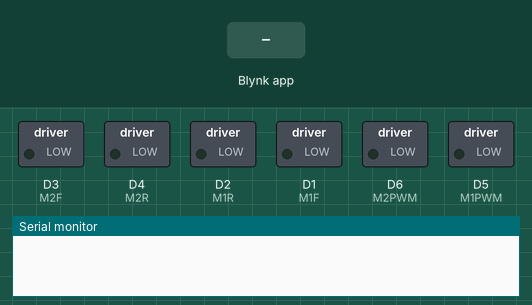
The sketch below on a simulated ESP8266 (NodeMCU). Shown: switched loads named in the sketch (green lamp = pin HIGH), the last lines printed to the serial monitor. The test bench sets the inputs (shaded band). WiFi joins after 1.5 s; servers stay silent unless stated.

Above: at 3.0 s.
3.1 s: Blynk app writes 1 to V1
At 3.8 s:
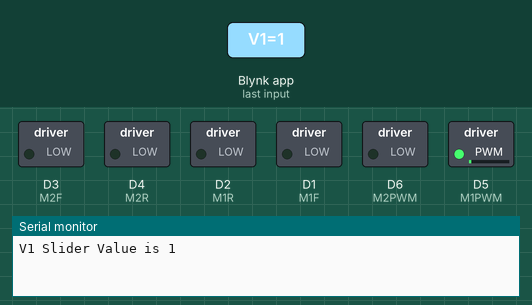
4.6 s: Blynk app writes 200 to V1
At 5.0 s:
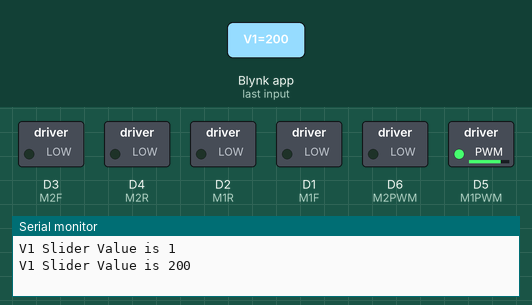
6.1 s: Blynk app writes 1 to V2
At 7.3 s:
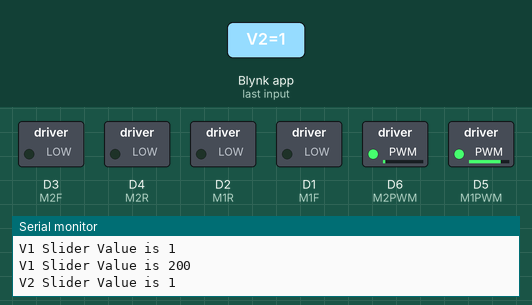
7.6 s: Blynk app writes 0 to V1
At 8.4 s:
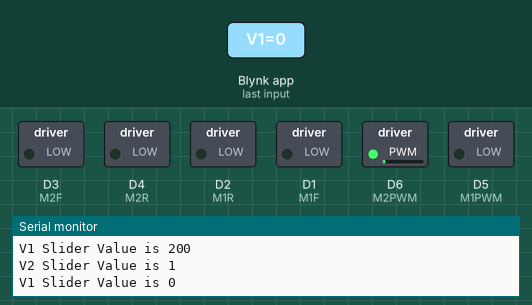
9.1 s: Blynk app writes 200 to V2
At 9.6 s:
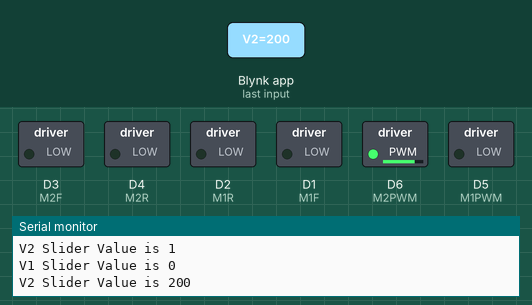
10.6 s: Blynk app writes 1 to V1
At 11.9 s:
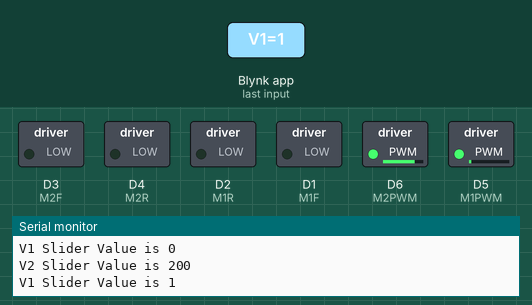
Timing chart, 0 to 13.1 s (numbered marks = the images above; inputs shaded):
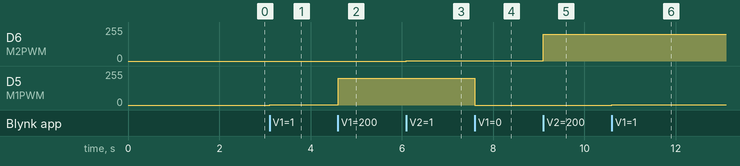

The sketch:

Main.ino
```cpp
#define BLYNK_PRINT Serial


#define BLYNK_TEMPLATE_ID "TMPL13ga8Jsolyn"
#define BLYNK_DEVICE_NAME "Control DC Motor"
#define BLYNK_AUTH_TOKEN "AakOYAkEk_aCvxgfhklOFc2lZpuolskvj7pQv9d7N"

#include <ESP8266WiFi.h>
#include <BlynkSimpleEsp8266.h>


char auth[] = BLYNK_AUTH_TOKEN;

char ssid[] = "WiFi Username";  // type your wifi name
char pass[] = "WiFi Password";  // type your wifi password

int M1PWM = D5;
int M2PWM = D6;
int M1F = D1; //GPIO5
int M1R = D2; //GPIO4
int M2F = D3; //GPIO0
int M2R = D4; //GPIO2

int pinValue1;
int pinValue2;

BLYNK_WRITE(V1)
{
  int pinValue1 = param.asInt();
  analogWrite(M1PWM,pinValue1);
  Blynk.virtualWrite(V1,pinValue1);
  Serial.print("V1 Slider Value is ");
  Serial.println(pinValue1);
}

BLYNK_WRITE(V2)
{
  int pinValue2 = param.asInt();
  analogWrite(M2PWM,pinValue2);
  Blynk.virtualWrite(V1,pinValue2);
  Serial.print("V2 Slider Value is ");
  Serial.println(pinValue2);
}


void setup(){
  pinMode(M1PWM, OUTPUT);
  pinMode(M2PWM, OUTPUT);
  pinMode(M1F, OUTPUT);
  pinMode(M1R, OUTPUT);
  pinMode(M2F, OUTPUT);
  pinMode(M2R, OUTPUT);
  Serial.begin(9600);
  Blynk.begin(auth,ssid,pass);

}

void loop(){
  Blynk.run();

}
```

Measured:
- after the input at 3.1 s, D5 (M1PWM): 0/255 → 1/255 at once
- after the input at 4.6 s, D5 (M1PWM): 1/255 → 200/255 at once
- after the input at 6.1 s, D6 (M2PWM): 0/255 → 1/255 at once
- after the input at 7.6 s, D5 (M1PWM): 200/255 → 0/255 at once
- after the input at 9.1 s, D6 (M2PWM): 1/255 → 200/255 at once
- after the input at 10.6 s, D5 (M1PWM): 0/255 → 1/255 at once
